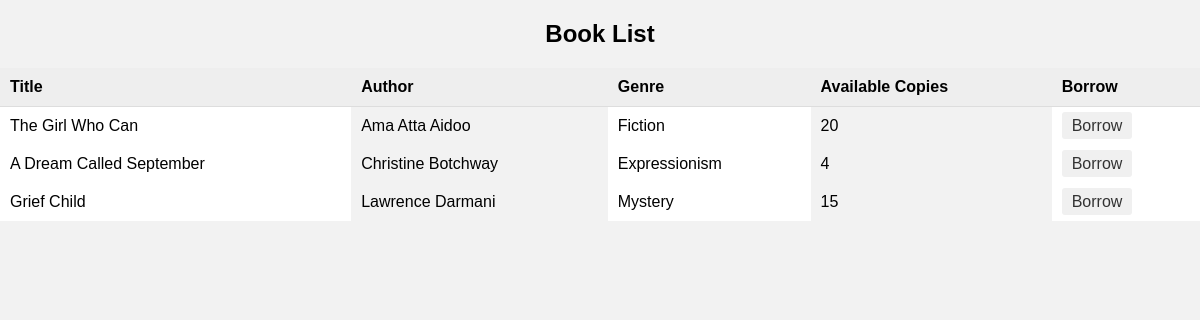
The page /books/ on the database its author committed.
### books/models.py (models this page shows, shortened)
class Book(models.Model):
    title = models.CharField(max_length=200)
    author = models.CharField(max_length=100)
    publication_date = models.DateField()
    genre = models.CharField(max_length=50)
    available_copies = models.IntegerField(default=1)

### books/views.py (the view)
# urls.py: path('books/', views.book_list, name='book_list'),
def book_list(request):
    books = Book.objects.all()
    return render(request, 'library/book_list.html', {'books': books})

### books/templates/library/book_list.html (shortened to what this page needs)
<!DOCTYPE html>
<html>
<head>
</head>
<body>
    <h1>Book List</h1>
    <table>
        <thead>
            <tr>
                <th>Title</th>
                <th>Author</th>
                <th>Genre</th>
                <th>Available Copies</th>
                <th>Borrow</th>
            </tr>
        </thead>
        <tbody>
            {% for book in books %}
            <tr>
                <td>{{ book.title }}</td>
                <td>{{ book.author }}</td>
                <td>{{ book.genre }}</td>
                <td>{{ book.available_copies }}</td>
                <td><a href="{% url 'borrow_book' %}?book_id={{ book.id }}">Borrow</a></td>
            </tr>
            {% endfor %}
        </tbody>
    </table>
</body>
</html>

### books/templates/library/book_list.html (style rules this page uses)
body { background-color: #f2f2f2; font-family: Arial, sans-serif; margin: 0; padding: 0; }
h1 { text-align: center; margin: 20px 0; font-size: 1.5em; }
table { width: 100%; border-collapse: collapse; }
th, td { text-align: left; padding: 10px; }
th { background-color: #eee; font-weight: bold; border-bottom: 1px solid #ddd; }
td:nth-child(odd) { background-color: #fff; }
a { text-decoration: none; color: #333; padding: 5px 10px; border-radius: 3px; background-color: #f0f0f0; }

### rows shown on the page
Book: title "The Girl Who Can", author "Ama Atta Aidoo", genre "Fiction", available_copies "20"
Book: title "A Dream Called September", author "Christine Botchway", genre "Expressionism", available_copies "4"
Book: title "Grief Child", author "Lawrence Darmani", genre "Mystery", available_copies "15"
